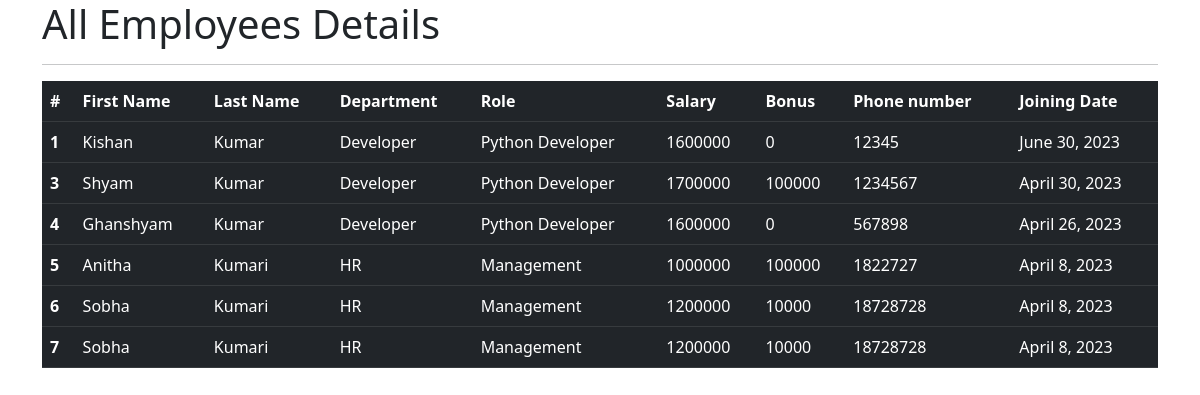
The page /all_emp on the database as committed earlier.
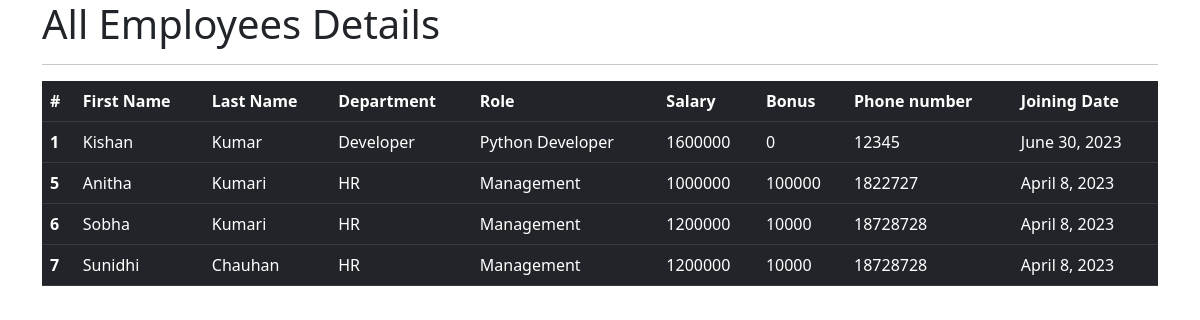
The same page on the database as committed later.
### emp_app/models.py (models this page shows)
class Employee(models.Model):
    first_name = models.CharField(max_length=25, null=False)
    last_name = models.CharField(max_length=25)
    dept = models.ForeignKey(Department, on_delete=models.CASCADE)
    salary = models.IntegerField(default=0)
    bonous = models.IntegerField(default=0)
    role = models.ForeignKey(Role, on_delete=models.CASCADE)
    phone = models.IntegerField(default=0)
    hire_date = models.DateField()
    def __str__(self):
        return "%s %s %s %s %s %s %s %s" % (self.first_name, self.last_name, self.dept, self.salary, self.bonous, self.role, self.phone, self.hire_date)

class Department(models.Model):
    dept = models.CharField(max_length=30, null=False)
    location = models.CharField(max_length=30)
    def __str__(self):
        return self.dept

class Role(models.Model):
    name = models.CharField(max_length=30, null=False)
    def __str__(self):
        return self.name

### emp_app/views.py (the view)
# urls.py: path('all_emp', views.all_emp, name='all_emp'),
def all_emp(request):
    emps = Employee.objects.filter(
        (Q(dept__dept__contains="Developer") & Q(salary__gte="1600000")) |
        Q(dept__dept__contains="HR") & Q(bonous__lte=100000))
    context = {
        'emps': emps
    }
    print(context)
    return render(request, 'all_emp.html', context)

### emp_app/templates/all_emp.html (shortened to what this page needs)
<!doctype html>
<html lang="en">
<head>
    <link href="https://cdn.jsdelivr.net/npm/bootstrap@5.3.0-alpha3/dist/css/bootstrap.min.css" rel="stylesheet"
>
</head>
<body>
    <div class="container">
        <h1>All Employees Details </h1>
        <hr>
        <table class="table table-dark">
            <thead>
                <tr>
                    <th scope="col">#</th>
                    <th scope="col">First Name</th>
                    <th scope="col">Last Name</th>
                    <th scope="col">Department</th>
                    <th scope="col">Role</th>
                    <th scope="col">Salary</th>
                    <th scope="col">Bonus</th>
                    <th scope="col">Phone number</th>
                    <th scope="col">Joining Date</th>
                </tr>
            </thead>
            {% for emp in emps %}
            <tbody>
                <tr>
                    <th scope="row">{{emp.id}}</th>
                    <td>{{emp.first_name}}</td>
                    <td>{{emp.last_name}}</td>
                    <td>{{emp.dept}}</td>
                    <td>{{emp.role.name}}</td>
                    <td>{{emp.salary}}</td>
                    <td>{{emp.bonous}}</td>
                    <td>{{emp.phone}}</td>
                    <td>{{emp.hire_date}}</td>
                </tr>
            </tbody>
            {% endfor %}
        </table>
    </div>
</body>
</html>

Rows that differ between the two databases and show on the page:
removed Employee: id "3", first_name "Shyam", last_name "Kumar", dept "Developer", role.name "Python Developer", salary "1700000", bonous "100000", phone "1234567", hire_date "April 30, 2023"
removed Employee: id "4", first_name "Ghanshyam", last_name "Kumar", dept "Developer", role.name "Python Developer", salary "1600000", bonous "0", phone "567898", hire_date "April 26, 2023"
changed Employee id 7: first_name "Sobha" → "Sunidhi"; last_name "Kumari" → "Chauhan"
